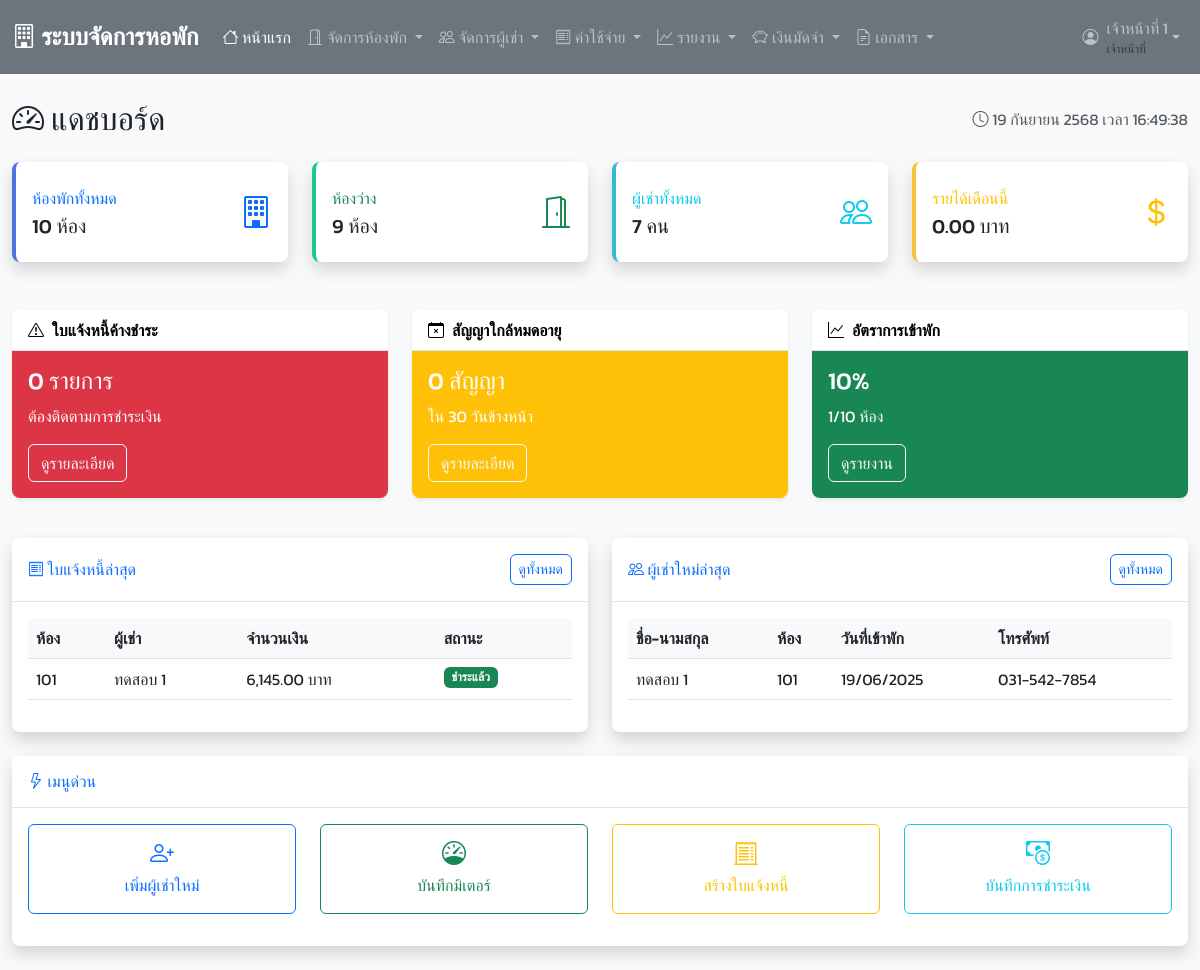
/ (signed in), run on the app's committed database.
### tables this page shows
CREATE TABLE `invoices` (
  `invoice_id` int(11) NOT NULL,
  `contract_id` int(11) DEFAULT NULL,
  `invoice_month` char(7) NOT NULL,
  `room_rent` decimal(10,2) NOT NULL,
  `water_charge` decimal(10,2) DEFAULT 0.00,
  `electric_charge` decimal(10,2) DEFAULT 0.00,
  `other_charges` decimal(10,2) DEFAULT 0.00,
  `other_charges_description` text DEFAULT NULL,
  `discount` decimal(10,2) DEFAULT 0.00,
  `total_amount` decimal(10,2) NOT NULL,
  `due_date` date NOT NULL,
  `invoice_status` enum('pending','paid','overdue','cancelled') DEFAULT 'pending',
  `payment_date` date DEFAULT NULL,
  `created_at` timestamp NOT NULL DEFAULT current_timestamp()
);

CREATE TABLE `rooms` (
  `room_id` int(11) NOT NULL,
  `room_number` varchar(10) NOT NULL,
  `room_type` enum('single','double','triple') NOT NULL,
  `monthly_rent` decimal(10,2) NOT NULL,
  `deposit` decimal(10,2) NOT NULL,
  `room_status` enum('available','occupied','maintenance') DEFAULT 'available',
  `floor_number` int(11) DEFAULT NULL,
  `room_description` text DEFAULT NULL,
  `created_at` timestamp NOT NULL DEFAULT current_timestamp()
);

CREATE TABLE `tenants` (
  `tenant_id` int(11) NOT NULL,
  `first_name` varchar(50) NOT NULL,
  `last_name` varchar(50) NOT NULL,
  `phone` varchar(15) NOT NULL,
  `email` varchar(100) DEFAULT NULL,
  `id_card` varchar(20) NOT NULL,
  `address` text DEFAULT NULL,
  `emergency_contact` varchar(100) DEFAULT NULL,
  `emergency_phone` varchar(15) DEFAULT NULL,
  `tenant_status` enum('active','inactive') DEFAULT 'active',
  `created_at` timestamp NOT NULL DEFAULT current_timestamp()
);

CREATE TABLE `contracts` (
  `contract_id` int(11) NOT NULL,
  `tenant_id` int(11) DEFAULT NULL,
  `room_id` int(11) DEFAULT NULL,
  `contract_start` date NOT NULL,
  `contract_end` date NOT NULL,
  `monthly_rent` decimal(10,2) NOT NULL,
  `deposit_paid` decimal(10,2) NOT NULL,
  `contract_status` enum('active','expired','terminated') DEFAULT 'active',
  `special_conditions` text DEFAULT NULL,
  `created_at` timestamp NOT NULL DEFAULT current_timestamp()
);

### index.php (the view, shortened to what the rows shown need)
<?php
require_once 'includes/header.php';
try {
    $stmt = $pdo->prepare("
        SELECT i.*, r.room_number, t.first_name, t.last_name
        FROM invoices i
        JOIN contracts c ON i.contract_id = c.contract_id
        JOIN rooms r ON c.room_id = r.room_id
        JOIN tenants t ON c.tenant_id = t.tenant_id
        ORDER BY i.created_at DESC
        LIMIT 5
    ");
    $stmt->execute();
    $recent_invoices = $stmt->fetchAll();
    $stmt = $pdo->prepare("
        SELECT t.*, r.room_number, c.contract_start
        FROM tenants t
        JOIN contracts c ON t.tenant_id = c.tenant_id
        JOIN rooms r ON c.room_id = r.room_id
        WHERE c.contract_status = 'active'
        ORDER BY c.created_at DESC
        LIMIT 5
    ");
    $stmt->execute();
    $recent_tenants = $stmt->fetchAll();
} catch(PDOException $e) {
    echo "Error: " . $e->getMessage();
}
?>
<div class="container-fluid mt-4">
    <div class="row">
        <div class="col-12">
            <div class="d-flex justify-content-between align-items-center mb-4">
                <h2 class="mb-0">
                    <i class="bi bi-speedometer2"></i>
                    แดชบอร์ด
                </h2>
            </div>
        </div>
    </div>
    <div class="row">
        <div class="col-lg-6 mb-4">
            <div class="card shadow">
                <div class="card-body">
                    <?php if (empty($recent_invoices)): ?>
                        <div class="text-center text-muted py-3">
                            <i class="bi bi-inbox fs-1"></i>
                            <p class="mt-2">ไม่มีใบแจ้งหนี้</p>
                        </div>
                    <?php else: ?>
                        <div class="table-responsive">
                            <table class="table table-hover">
                                <thead>
                                    <tr>
                                        <th>ห้อง</th>
                                        <th>ผู้เช่า</th>
                                        <th>จำนวนเงิน</th>
                                        <th>สถานะ</th>
                                    </tr>
                                </thead>
                                <tbody>
                                    <?php foreach ($recent_invoices as $invoice): ?>
                                        <tr>
                                            <td><?php echo $invoice['room_number']; ?></td>
                                            <td><?php echo $invoice['first_name'] . ' ' . $invoice['last_name']; ?></td>
                                            <td><?php echo formatCurrency($invoice['total_amount']); ?></td>
                                            <td>
                                                <?php
                                                $status_class = '';
                                                $status_text = '';
                                                switch ($invoice['invoice_status']) {
                                                    case 'paid':
                                                        $status_class = 'bg-success';
                                                        $status_text = 'ชำระแล้ว';
                                                        break;
                                                }
                                                ?>
                                                <span class="badge <?php echo $status_class; ?>">
                                                    <?php echo $status_text; ?>
                                                </span>
                                            </td>
                                        </tr>
                                    <?php endforeach; ?>
                                </tbody>
                            </table>
                        </div>
                    <?php endif; ?>
                </div>
            </div>
        </div>
        <div class="col-lg-6 mb-4">
            <div class="card shadow">
                <div class="card-body">
                    <?php if (empty($recent_tenants)): ?>
                        <div class="text-center text-muted py-3">
                            <i class="bi bi-person-plus fs-1"></i>
                            <p class="mt-2">ไม่มีผู้เช่าใหม่</p>
                        </div>
                    <?php else: ?>
                        <div class="table-responsive">
                            <table class="table table-hover">
                                <thead>
                                    <tr>
                                        <th>ชื่อ-นามสกุล</th>
                                        <th>ห้อง</th>
                                        <th>วันที่เข้าพัก</th>
                                        <th>โทรศัพท์</th>
                                    </tr>
                                </thead>
                                <tbody>
                                    <?php foreach ($recent_tenants as $tenant): ?>
                                        <tr>
                                            <td><?php echo $tenant['first_name'] . ' ' . $tenant['last_name']; ?></td>
                                            <td><?php echo $tenant['room_number']; ?></td>
                                            <td><?php echo formatDate($tenant['contract_start']); ?></td>
                                            <td><?php echo $tenant['phone']; ?></td>
                                        </tr>
                                    <?php endforeach; ?>
                                </tbody>
                            </table>
                        </div>
                    <?php endif; ?>
                </div>
            </div>
        </div>
    </div>
</div>
<?php include 'includes/footer.php'; ?>

### data on the page
invoices: rooms.room_number "101", tenants.first_name "ทดสอบ", tenants.last_name "1", total_amount "6,145.00 บาท", invoice_status "ชำระแล้ว"
contracts: tenant.first_name "ทดสอบ", tenant.last_name "1", room.room_number "101", contract_start "19/06/2025", tenant.phone "031-542-7854"

### other printed values
$_SESSION['full_name'] "เจ้าหน้าที่ 1"
$total_rooms "10"
$available_rooms "9"
$total_tenants "7"
formatCurrency($monthly_income) "0.00 บาท"
$overdue_invoices "0"
$expiring_contracts "0"
$occupied_rooms "1"
